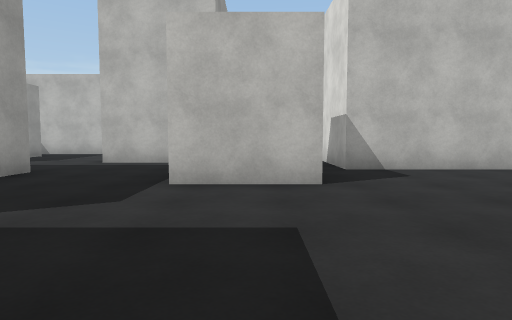
View 1 (above)

24 first-person views from a walk through a Unity game level. The camera is 1.2 m above the floor, tilts 4° down and sees 75° across. The floor is counted in squares, 2 m on a side. Each view is taken from the middle of a square. On the plan, view 1 faces up. The plan holds only what a view shows up to about 10 squares ahead; the rest is blank. The place goes on beyond the plan. The player character is not drawn. Surface patterns are stand-ins for the level's own textures.

View 2
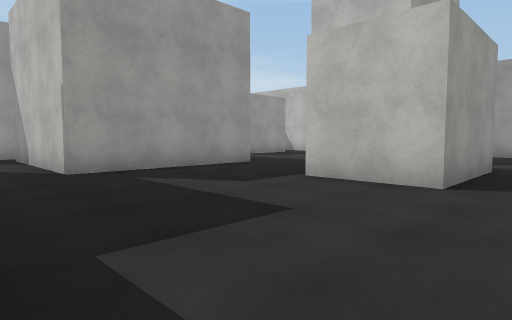

View 3
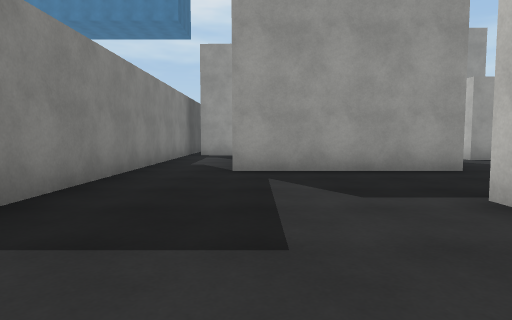

View 4
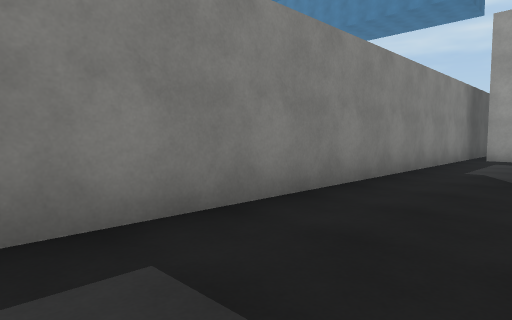

View 5
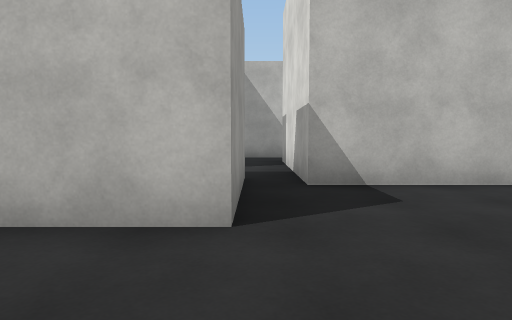

View 6
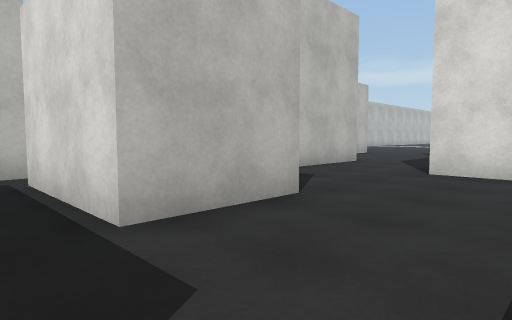

View 7
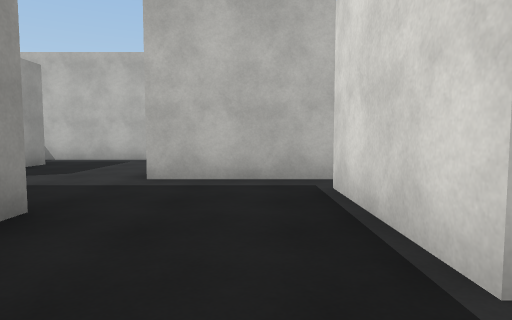

View 8
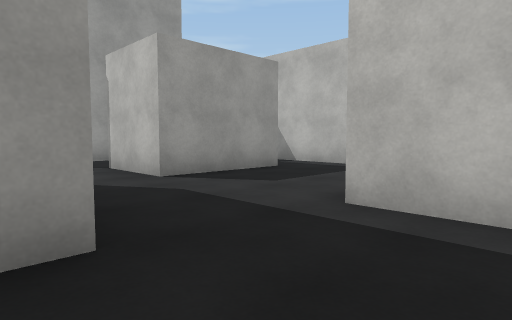

View 9
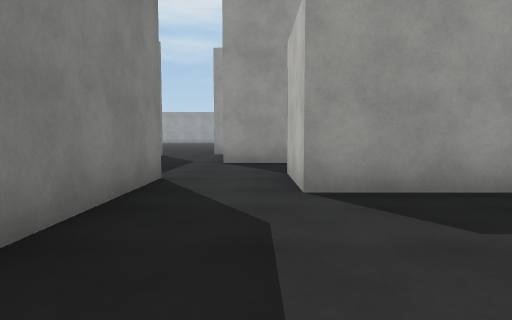

View 10
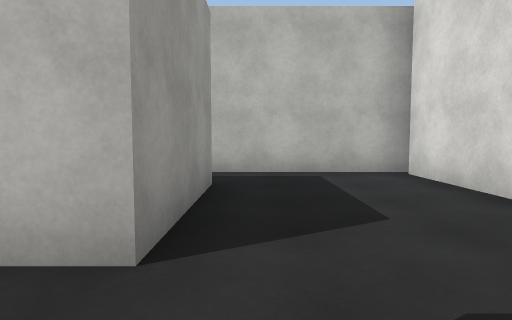

View 11
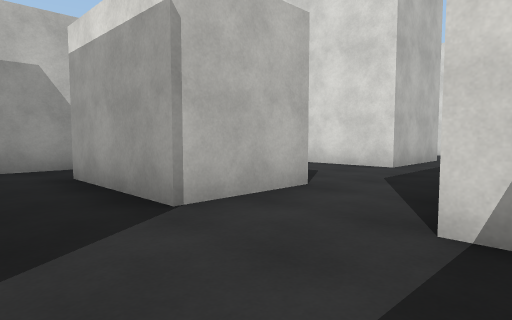

View 12
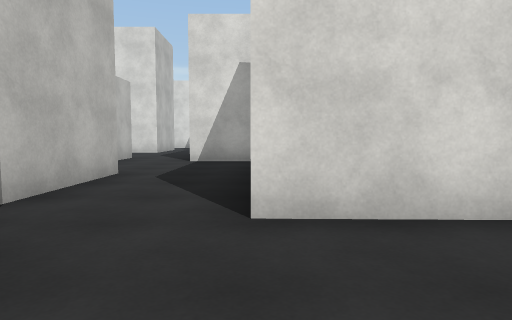

View 13
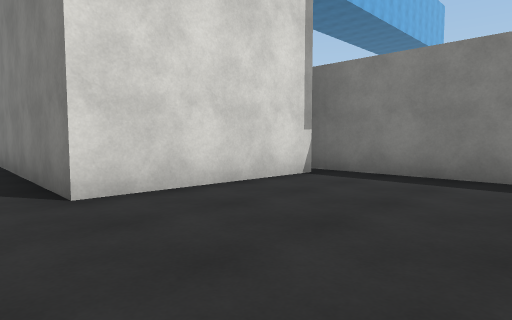

View 14
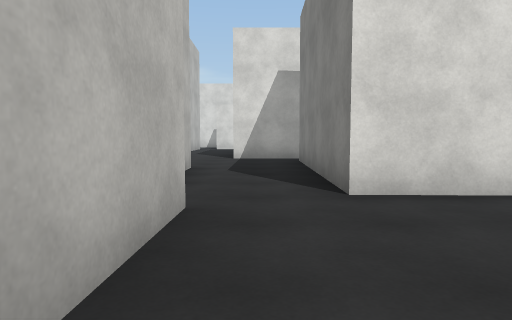

View 15
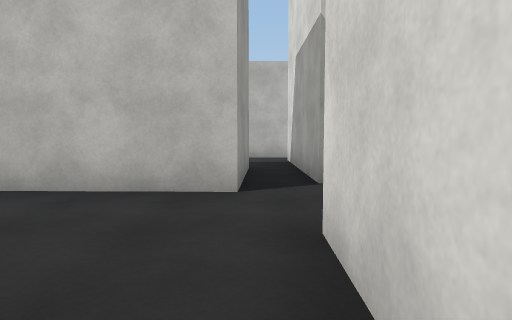

View 16
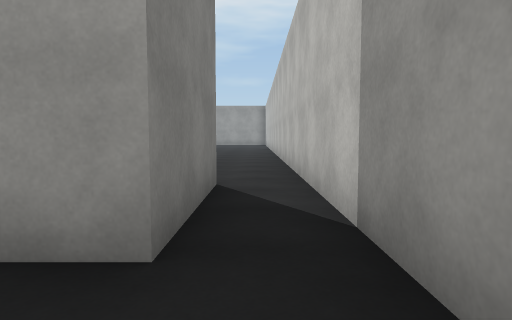

View 17
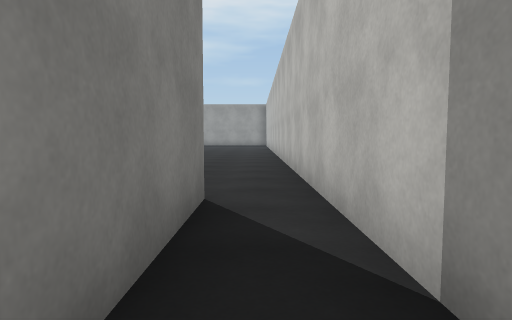

View 18
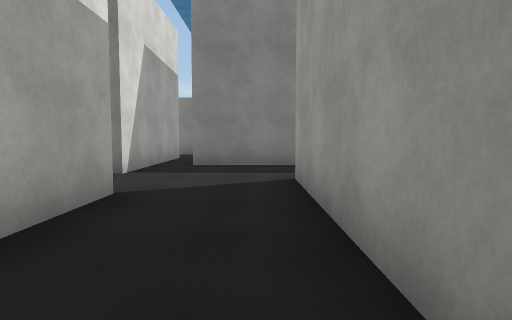

View 19
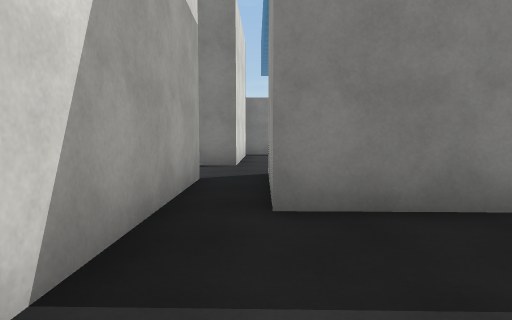

View 20
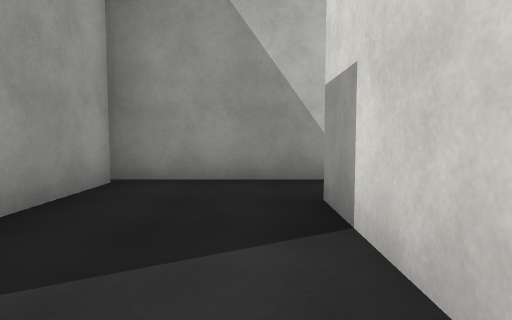

View 21
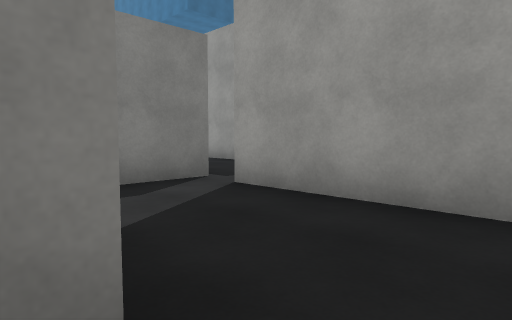

View 22
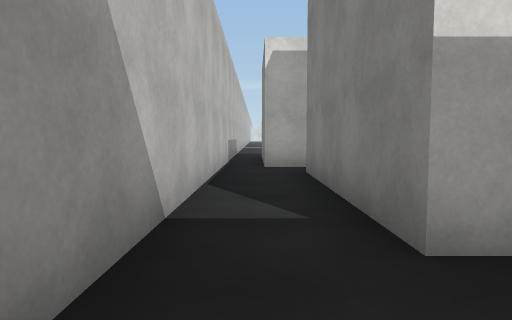

View 23
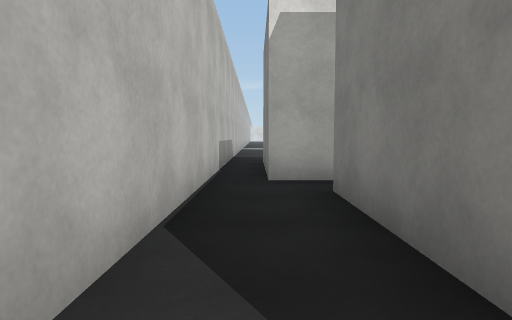

View 24
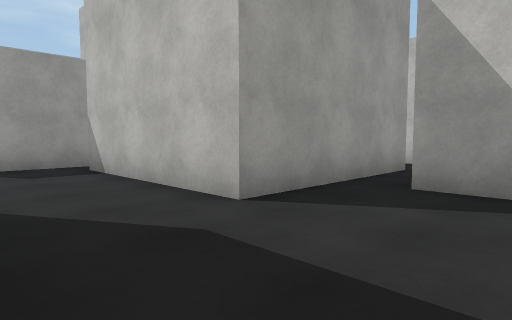

### Floor plan
Points are (right, up) in squares from view 1. A wall is a line through its corners. A room is listed if a view was taken in it or the views show most of it. See-through windows are left out.
Room 1 (views 1, 2, 3, 4, 5, 6, 7, 8)
walls: (-3.8, 5.8) (-3.8, 1.6) (-7.8, 1.6); (0.8, 6.9) (0.8, 4.2) (-1.1, 4.2) (-1.1, 5.4); (3.7, 2.6) (3.7, 3.9); (-8.7, 1.7) (-8.7, 0.1); (3.5, 6.1) (1.6, 6.1); (-11, -0.2) (0.8, -0.2)
ways out: opening at (-2.5, 4.5) to room 2; opening at (4.5, 4.5) to room 7
Room 2 (views 9, 10)
walls: (-6.6, 10.2) (-6.6, 7.5) (-8.5, 7.5); (-7.8, 5.6) (-4.8, 5.6); (-3.4, 11.7) (-8.6, 11.7); (-0.9, 7.7) (-3.5, 7.7) (-3.5, 11.4); (-1.1, 5.4) (-1.1, 6.9)
ways out: opening at (-2.5, 4.5) to room 1; opening at (-7.5, 6.5) to room 3; opening at (-7.5, 11) to room 3
Room 3 (views 11, 12, 13, 14, 15, 16, 17, 18)
walls: (-14.1, 8.3) (-14.2, 5.6) (-16.9, 5.7); (-13.7, 0.2) (-13.6, 4) (-8.6, 3.9); (-8.5, 7.5) (-8.5, 10.2); (-13.2, 10.5) (-10.6, 10.5) (-10.6, 6.1) (-13.2, 6.1); (-16.4, -0.2) (-13.2, -0.2); (-7.8, 1.6) (-7.8, 5.6); (-8.6, 11.7) (-13.5, 11.7)
ways out: opening at (-7.5, 6.5) to room 2; opening at (-7.5, 11) to room 2; opening at (-14, 11) to room 4
Room 4 (view 19)
walls: (-16.1, 8.4) (-14.1, 8.3); (-13.5, 11.7) (-17.5, 11.7); (-13.2, 6.1) (-13.2, 10.5)
ways out: opening at (-14, 11) to room 3
Room 5 (views 20, 22)
walls: (1.4, 11.7) (-1.1, 11.7); (1.6, 6.1) (1.6, 10.1); (-1.1, 6.9) (0.4, 6.9); (-0.9, 11.4) (-0.9, 7.7)
ways out: opening at (2, 11) to room 6
Room 6 (views 21, 23)
walls: (6.6, 9.9) (6.6, 10.8); (7.9, 11.7) (1.4, 11.7); (1.6, 10.1) (5.7, 10.1) (5.7, 7.6)
ways out: opening at (2, 11) to room 5; opening at (6, 7) to room 7
Room 7 (view 24)
walls: (5.7, 7.6) (5.7, 6.1) (3.5, 6.1); (7.5, 7.9) (6.5, 7.9)
ways out: opening at (4.5, 4.5) to room 1; opening at (6, 7) to room 6

Positions as (right, up) in squares from view 1, and headings:
1: (0, 0), facing up
2: (2, 0), facing up-left
3: (2, 2), facing left
4: (1, 2), facing down-left
5: (1, 2), facing up
6: (-2, 2), facing up-right
7: (-2, 3), facing up
8: (-2, 5), facing up-left
9: (-3, 7), facing left
10: (-6, 6), facing up
11: (-10, 5), facing up-right
12: (-16, 4), facing right
13: (-17, 5), facing down-right
14: (-17, 5), facing right
15: (-14, 2), facing up
16: (-9, 11), facing left
17: (-10, 11), facing left
18: (-10, 11), facing down
19: (-14, 11), facing down
20: (1, 7), facing up
21: (2, 11), facing down-left
22: (0, 11), facing right
23: (2, 11), facing right
24: (8, 4), facing up-left
